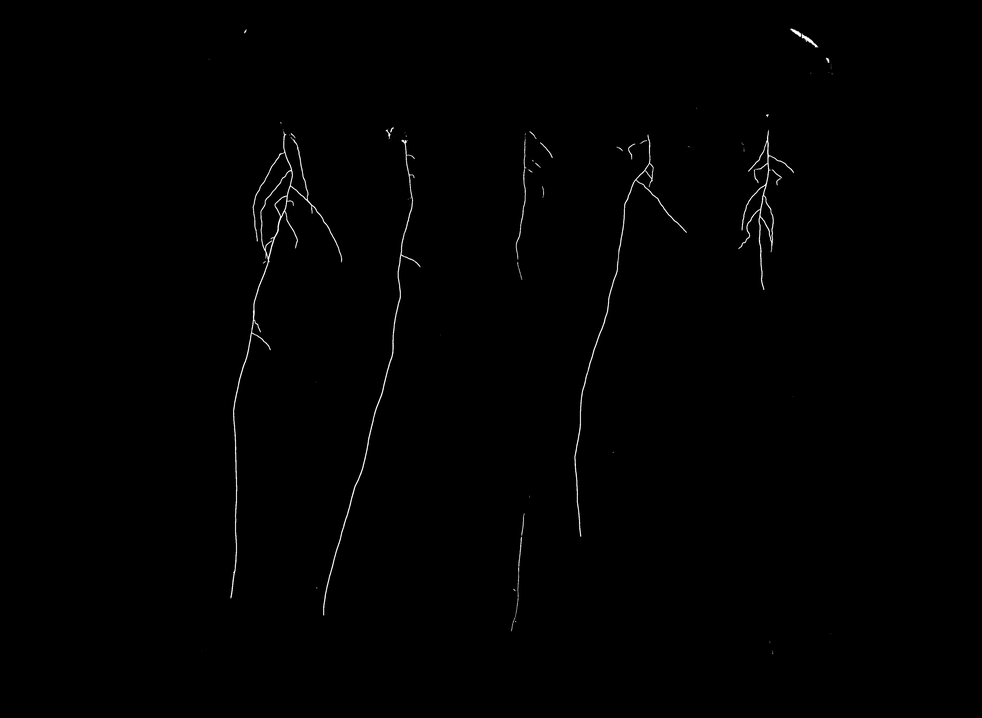
#> input picture datalab_tasks/task5/task5_test_image_8_prediction_jeremy_232189.png, 982 x 718 px, shrunk from 4111 x 3006 before the run
$ python reprocess_image.py
#> lines starting #> are read from the running program, lines starting #| are printed output that depends on the picture; after the words box and inside, x2 and y2 are one past the last pixel; in counts of white or black regions, pixels touching at a corner belong together
import os
from PIL import Image
import numpy as np

# Function to process an image and save vertical slices
def process_image(image_path, output_folder):
    # Load and convert the image to grayscale
#> called with output_folder = './cropped_roots_test'
    image = Image.open(image_path)
#> image is the input picture: PIL image 982x718 L; min 0, max 255, mean 1.1
    gray_image = image.convert('L')

    # Convert the grayscale image to a numpy array
    image_array = np.array(gray_image)

    # Threshold the image to create a binary mask
    binary_mask = image_array > 0  # Assuming white lines on a black background
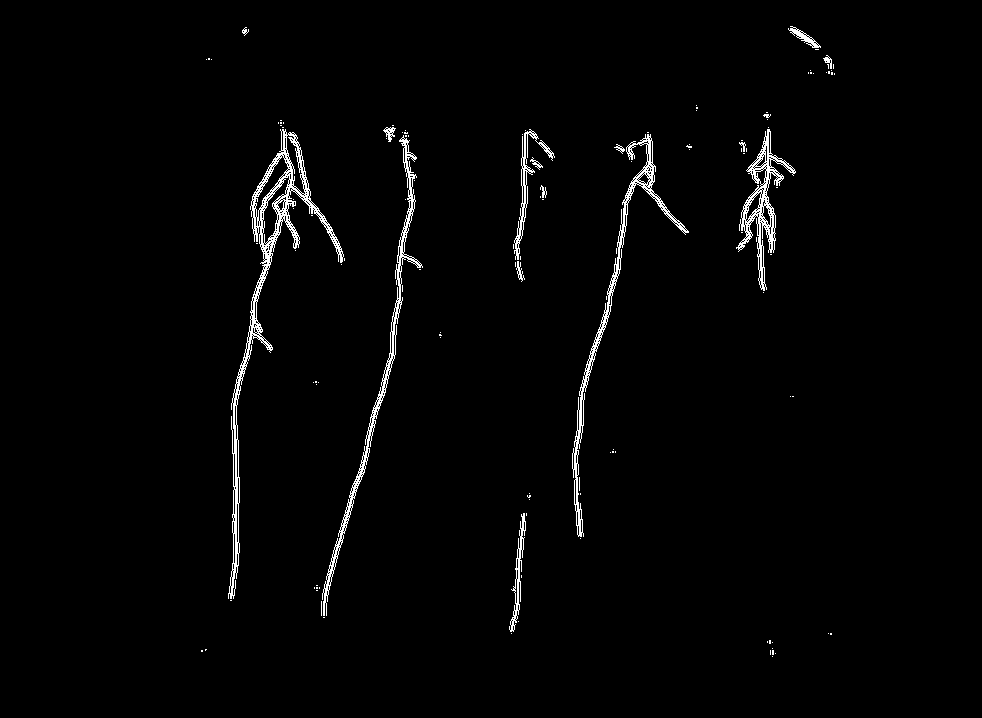
#> binary_mask: shape (718, 982) bool; 1.8% white in thin lines or dots, all inside (x1, y1, x2, y2) = (201, 26, 835, 657)

    # Find the vertical slices by detecting columns with content
    columns_with_content = np.any(binary_mask, axis=0)
    column_indices = np.where(columns_with_content)[0]
#> column_indices = 470 values from 201 to 834

    # Identify the ranges of columns that correspond to individual objects
    slices = []
    start = None
    for i in range(len(column_indices)):
        if start is None:
            start = column_indices[i]
        if i == len(column_indices) - 1 or column_indices[i + 1] != column_indices[i] + 1:
            slices.append((start, column_indices[i]))
            start = None
#> this loop made 470 passes
#> after the loop, slices = [(201, 202), (205, 206), (208, 209), (211, 211), (228, 422), (439, 441), (509, 554), (572, 691), (696, 697), (736, 820), (823, 834)]

    # Create the output folder if it doesn't exist
    if not os.path.exists(output_folder):
        os.makedirs(output_folder)

    # Slice the image for each detected range and save to the output folder
    for idx, (start, end) in enumerate(slices):
        sliced_image = image.crop((start, 0, end + 1, image.height))
        output_path = os.path.join(output_folder, f"{os.path.basename(image_path).split('.')[0]}_slice_{idx + 1}.png")
        sliced_image.save(output_path)
#> this loop made 11 passes
    print(f"Reprocessed and saved slices for {image_path}")
#| Reprocessed and saved slices for ./task5_test_image_8_prediction_jeremy_232189.png

# Reprocess the problematic image
def main():
    input_folder = "."  # Folder containing your input images
    output_folder = "./cropped_roots_test"  # Folder to save cropped images

    # Specific image to reprocess
    image_file = "task5_test_image_8_prediction_jeremy_232189.png"
    image_path = os.path.join(input_folder, image_file)

    # Reprocess and save slices
    process_image(image_path, output_folder)

if __name__ == "__main__":
    main()

$ run again, with datalab_tasks/task5/task5_test_image_10_prediction_jeremy_232189.png copied over datalab_tasks/task5/task5_test_image_8_prediction_jeremy_232189.png
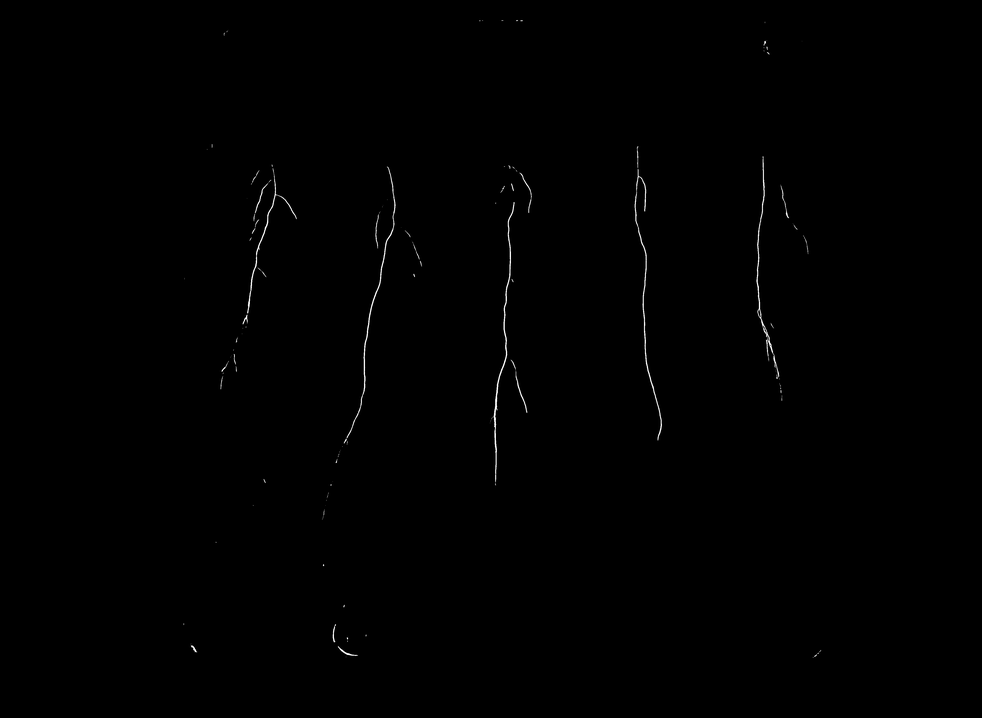
#> input picture datalab_tasks/task5/task5_test_image_10_prediction_jeremy_232189.png, 982 x 718 px, shrunk from 4111 x 3006 before the run
#> in process_image, image is the input picture: PIL image 982x718 L; min 0, max 255, mean 0.7
#> in process_image, `binary_mask = image_array > 0`:
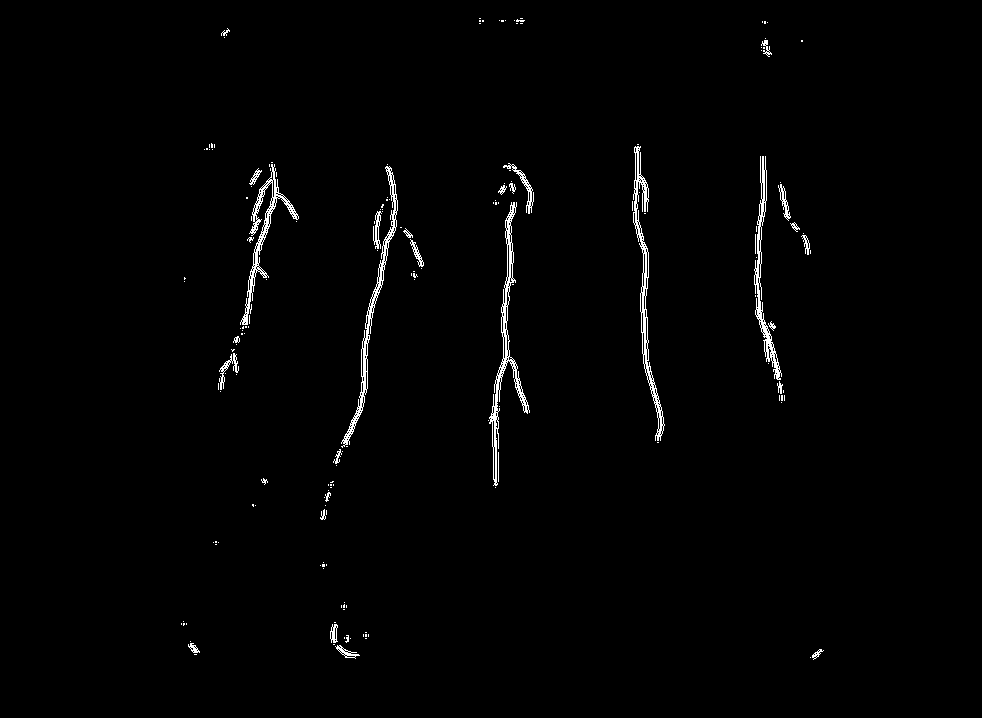
#> binary_mask: shape (718, 982) bool; 1.3% white in thin lines or dots, all inside (x1, y1, x2, y2) = (181, 18, 824, 660)
#> column_indices = 360 values from 181 to 823
#> the loop in process_image, `for i in range(len(column_indices)):` made 360 passes
#> after the loop in process_image, `for i in range(len(column_indices)):`: slices = [(181, 181), (183, 186), (188, 199), (204, 204), (206, 207), (209, 209), (211, 216), (218, 298), (320, 397), (400, 401), (403, 423), (479, 480), (482, 483), (488, 533), (632, 664), (754, 799), (801, 810), (812, 823)]
#> the loop in process_image, `for idx, (start, end) in enumerate(slices):` made 18 passes
#| Reprocessed and saved slices for ./task5_test_image_8_prediction_jeremy_232189.png

$ run again, with datalab_tasks/task5/task5_test_image_11_prediction_jeremy_232189.png copied over datalab_tasks/task5/task5_test_image_8_prediction_jeremy_232189.png
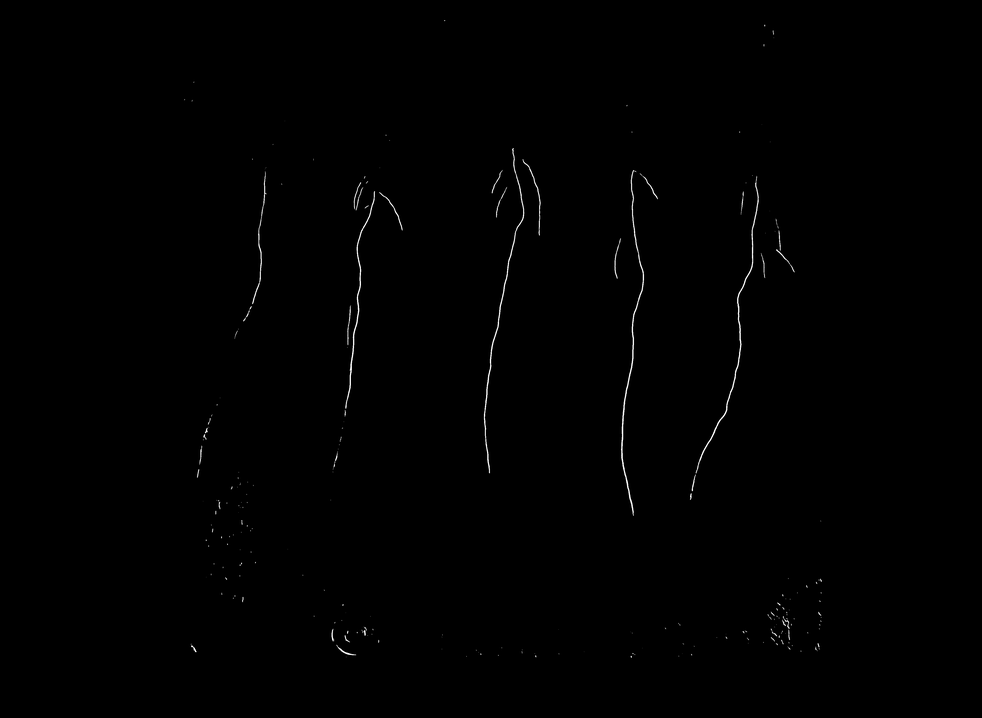
#> input picture datalab_tasks/task5/task5_test_image_11_prediction_jeremy_232189.png, 982 x 718 px, shrunk from 4111 x 3006 before the run
#> in process_image, image is the input picture: PIL image 982x718 L; min 0, max 255, mean 0.9
#> in process_image, `binary_mask = image_array > 0`:
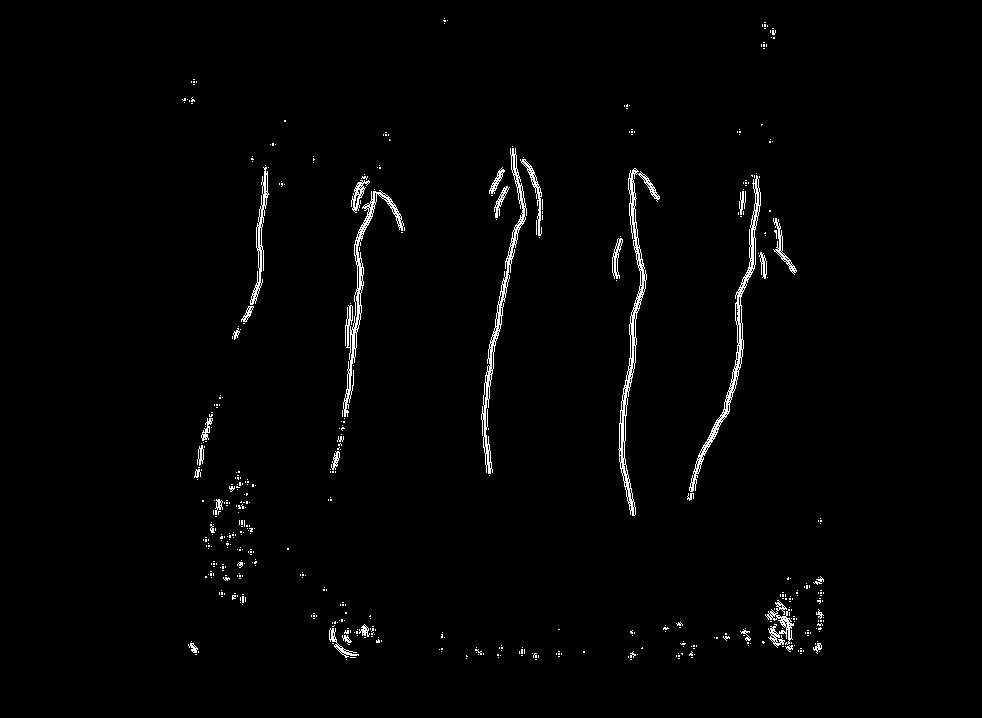
#> binary_mask: shape (718, 982) bool; 1.6% white in thin lines or dots, all inside (x1, y1, x2, y2) = (182, 18, 824, 660)
#> column_indices = 465 values from 182 to 823
#> the loop in process_image, `for i in range(len(column_indices)):` made 465 passes
#> after the loop in process_image, `for i in range(len(column_indices)):`: slices = 34 pairs, first value 182 to 813, second value 185 to 823
#> the loop in process_image, `for idx, (start, end) in enumerate(slices):` made 34 passes
#> (start, end) on passes 1 to 8: (182, 185), (187, 268), (270, 270), (272, 273), (275, 275), (279, 279), (281, 282), (284, 285)
#> pass 2, in process_image, `sliced_image = image.crop((start, 0, end + 1, image.height))`:
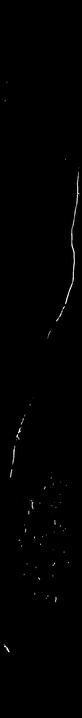
#> sliced_image: PIL image 82x718 L; min 0, max 255, mean 1.1
#| Reprocessed and saved slices for ./task5_test_image_8_prediction_jeremy_232189.png

$ run again, with datalab_tasks/task5/task5_test_image_12_prediction_jeremy_232189.png copied over datalab_tasks/task5/task5_test_image_8_prediction_jeremy_232189.png
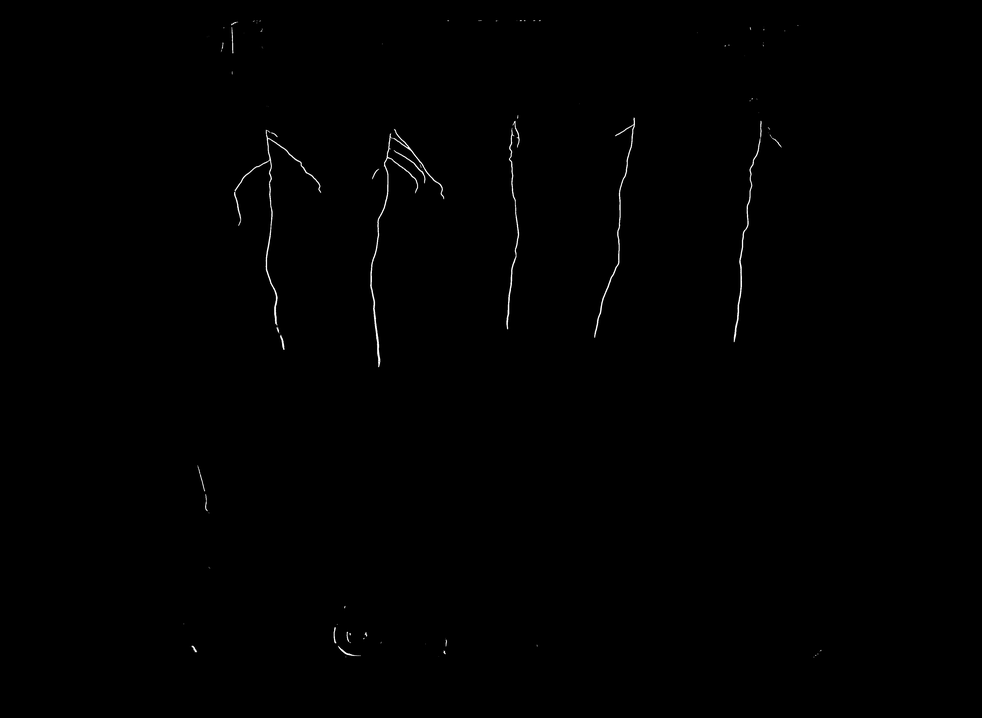
#> input picture datalab_tasks/task5/task5_test_image_12_prediction_jeremy_232189.png, 982 x 718 px, shrunk from 4111 x 3006 before the run
#> in process_image, image is the input picture: PIL image 982x718 L; min 0, max 255, mean 0.8
#> in process_image, `binary_mask = image_array > 0`:
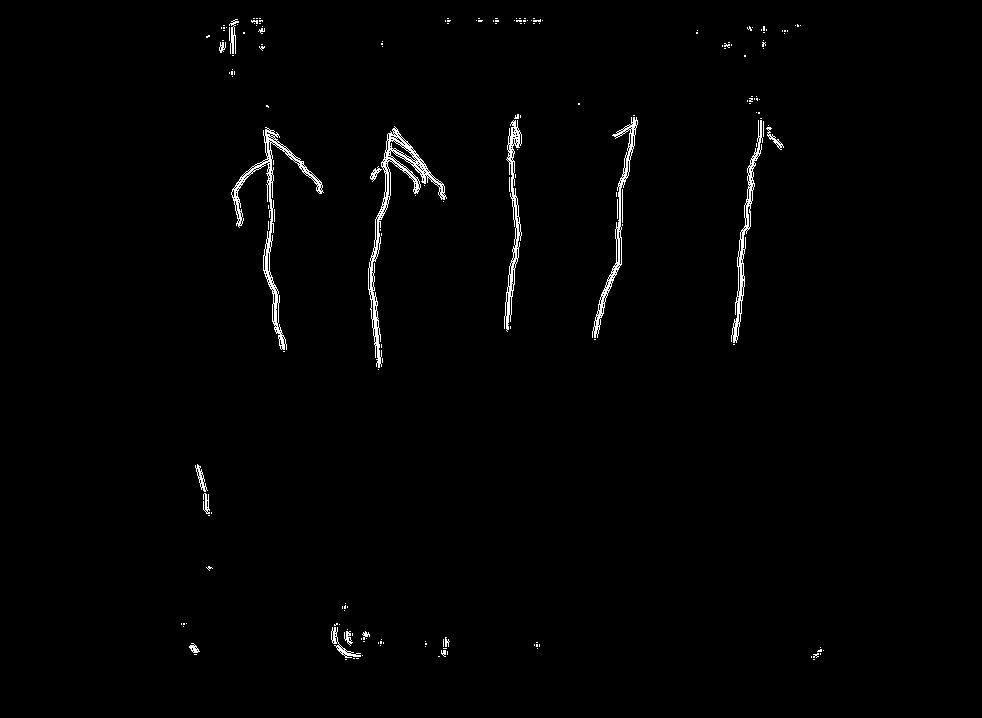
#> binary_mask: shape (718, 982) bool; 1.2% white in thin lines or dots, all inside (x1, y1, x2, y2) = (181, 18, 824, 660)
#> column_indices = 422 values from 181 to 823
#> the loop in process_image, `for i in range(len(column_indices)):` made 422 passes
#> after the loop in process_image, `for i in range(len(column_indices)):`: slices = 30 pairs, first value 181 to 823, second value 181 to 823
#> the loop in process_image, `for idx, (start, end) in enumerate(slices):` made 30 passes
#> (start, end) on passes 1 to 8: (181, 181), (183, 184), (186, 186), (189, 212), (219, 226), (229, 323), (331, 450), (476, 476)
#| Reprocessed and saved slices for ./task5_test_image_8_prediction_jeremy_232189.png
